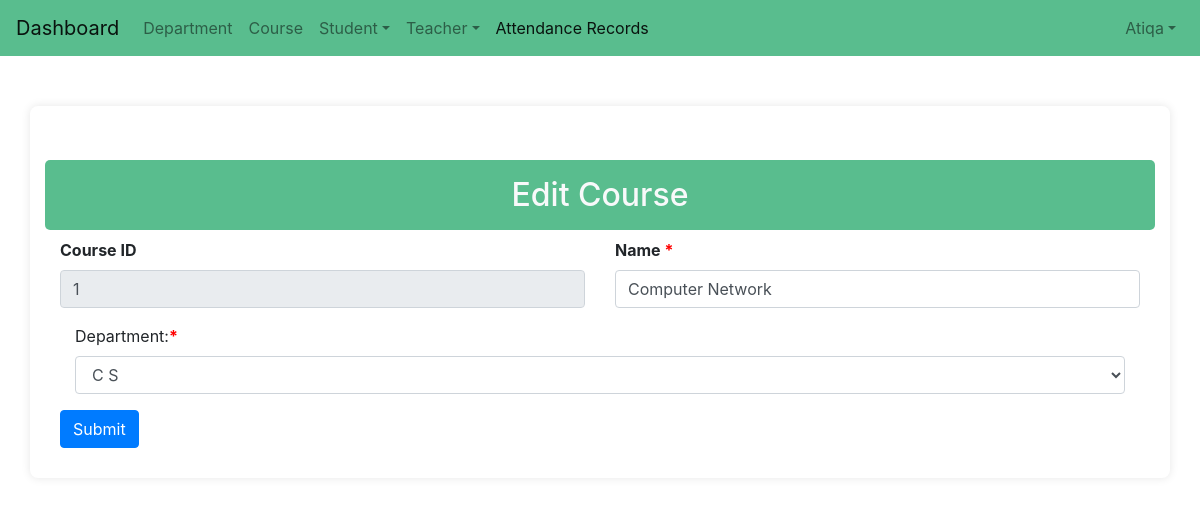
The page /courses_update/1/ (signed in) on the database its author committed.
### attandance/models.py (models this page shows, shortened)
class CustomUser(AbstractUser):
    full_name = models.CharField(max_length=100, null=True)
    phone_number = models.CharField(max_length=15, blank=True, null=True)
    role = models.CharField(max_length=50, null=True)
    date_of_creation = models.DateField(auto_now_add=True, null=True)
    last_login_date = models.DateField(blank=True, null=True)
    is_super_admin = models.BooleanField(default=False)
    student = models.ForeignKey(Student, on_delete=models.CASCADE, null=True, blank=True)
    objects = CustomUserManager()

class Courses(models.Model):
    course_id = models.CharField(max_length=100, null=True)
    name = models.CharField(max_length=255, )
    department = models.ForeignKey(Department, on_delete=models.CASCADE)
    created_on = models.DateTimeField(auto_now_add=True)
    updated_on = models.DateTimeField(auto_now=True)

class Department(models.Model):
    dep_id = models.CharField(max_length=100, null=True)
    name = models.CharField(max_length=255, )
    description = models.TextField(blank=True, null=True)
    created_on = models.DateTimeField(auto_now_add=True)
    updated_on = models.DateTimeField(auto_now=True)

### attandance/views.py (the view, shortened to what this page needs)
# urls.py: path('courses_update/<int:courses_id>/', views.courses_update, name='courses_update'),
@login_required(login_url='home')
def courses_update(request, courses_id):
    course = get_object_or_404(Courses, pk=courses_id)
    departments = Department.objects.all()
    return render(request, 'admin/courses/courses_update.html', {
        'course': course,
        'departments': departments
    })

### templates/admin/courses/courses_update.html (shortened to what this page needs)
<!DOCTYPE html>
<html lang="en">
{% load static %}
<head>
</head>
<body>
    {% include 'navbar.html' %}
    <div class="container">
        <h2 class="text-center text-light py-3 mt-4" style="background: #59bd8e;">Edit Course</h2>
        <form method="post" enctype="multipart/form-data">
            <div class="container-fluid">
                <div class="row">
                    <div class="col-md-6">
                        <label for="course_id" class="form-label">Course ID</label>
                        <input type="text" class="form-control" id="course_id" value="{{ course.course_id }}" name="course_id" readonly>
                    </div>
                    <div class="col-md-6">
                        <label for="name" class="form-label">Name <span style="color:red;">*</span></label>
                        <input type="text" class="form-control" id="name" name="name" value="{{ form_data.name|default:course.name }}">
                    </div>
                </div>
                <div class="col-md-12 mt-3">
                    <label for="department">Department:<span style="color:red; font-weight:bold;">*</span></label>
                    <select id="department" name="department" class="form-control">
                        {% for department in departments %}
                        <option value="{{ department.id }}" {% if course.department.id == department.id %}selected{% endif %}>{{ department.name }}</option>
                        {% endfor %}
                    </select>
                </div>
                <div class="row mt-3">
                    <div class="col-md-12">
                        <button type="submit" class="btn btn-primary">Submit</button>
                    </div>
                </div>
            </div>
        </form>
    </div>
</body>
</html>

### templates/navbar.html (shortened to what this page needs)
<html lang="en">
<head>
  <link rel="stylesheet" href="https://maxcdn.bootstrapcdn.com/bootstrap/4.5.2/css/bootstrap.min.css">
  <link rel="stylesheet" href="https://cdn.datatables.net/1.13.6/css/jquery.dataTables.min.css">
  <link href="https://cdnjs.cloudflare.com/ajax/libs/select2/4.1.0/css/select2.min.css" rel="stylesheet" />
  <link rel="stylesheet" href="https://cdnjs.cloudflare.com/ajax/libs/font-awesome/5.15.3/css/all.min.css">
</head>
<body>
  <nav class="navbar navbar-expand-lg navbar-light" style="background: #59bd8e;">
    <a class="navbar-brand" href="/dashboard">Dashboard</a>
    <div class="collapse navbar-collapse" id="navbarSupportedContent">
      <ul class="navbar-nav mr-auto">
        <li class="nav-item ">
          <a class="nav-link" href="{% url 'department_list' %}">Department</a>
        </li>
        <li class="nav-item ">
          <a class="nav-link" href="{% url 'courses_list' %}">Course</a>
        </li>
        <li class="nav-item dropdown">
          <a class="nav-link dropdown-toggle" data-toggle="dropdown" href="#">Student</a>
        </li>
        <li class="nav-item dropdown">
          <a class="nav-link dropdown-toggle" data-toggle="dropdown" href="#">Teacher</a>
        </li>
        <li class="nav-item active">
          <a class="nav-link" href="/upload_and_filter_attendance">Attendance Records
       </a>
        </li>
      </ul>
      <ul class="navbar-nav ml-auto">
        {% if user.username is not None %}
        <li class="nav-item dropdown custom-dropdown">
          <a class="nav-link dropdown-toggle" data-toggle="dropdown" href="#">{{ user.username|capfirst }}</a>
        </li>
        {% endif %}
      </ul>
    </div>
</nav>
</body>
</html>

### templates/admin/courses/courses_update.html (style rules this page uses)
body { background-color: #f8f9fa; font-family: Arial, sans-serif; }
.container { max-width: 800px; background: #ffffff; padding: 30px; border-radius: 8px; box-shadow: 0 0 10px rgba(0, 0, 0, 0.1); margin-top: 50px; }
h2 { background-color: #59bd8e; color: white; padding: 15px; border-radius: 5px; font-size: 1.5rem; text-align: center; }
.form-label { font-weight: bold; }
.form-control { border-radius: 5px; }
.btn-primary { background-color: #59bd8e; border: none; border-radius: 5px; padding: 10px 20px; font-size: 1rem; }

### rows shown on the page
CustomUser: username "Atiqa"
Courses: course_id "1", name "Computer Network", department "C S"
